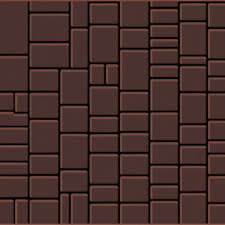
#> input picture platform.jfif, 225 x 225 px, given in place of pelmeshek.jpg, which was not available
$ python 'картинка змея.py'
#> lines starting #> are read from the running program, lines starting #| are printed output that depends on the picture; pictures that were not available may be replaced by others from this repository, and a replacement may not be noted
#1
import numpy as np
a = np.array([1, 2, 3, 4, 5])
print(a)
for i in a:
    print(i)
print(type(a))
print("второе состояние:", a*3)
print("общая сумма:", sum(a))
print("общая длинна:",len(a))
print("общая сумма *3:", sum(a)*3)
print("общая длинна *3:", len(a))

#2
a = int(input("Введите первое число: "))
#> the answer given: 3
b = int(input("Введите конечное число массива: "))
#> the answer given: 3
massiv = []
for i in range(a,b):
    vnesenie = (i)
    massiv.append(vnesenie)
print(massiv)

#3
i = np.matrix('1, 2, 8; 3, 4, 6; 5, 3, 1')
np.matrix([[1, 2, 8], [3, 4 ,6], [5, 3, 1]])
print(f'Матрица: \n{i}')
spisok = []
for row in i:
    spisok.append(row[0])
print("\nList: ", spisok)
print(i[1:3])
print(len(i))

#4
a = np.random.randint(1, 9, size=(2, 3))
print("Massiv First : ")
print(a)
b = np.random.randint(1, 9, size=(3, 2))
print("Massiv second : ")
print(b)
i = np.dot(a, b)
print("Произведения a and b: ", i)

#5
from PIL import Image
img = np.array(Image.open('pelmeshek.jpg'))
#> img is the input picture: shape (225, 225, 3); mean R, G, B 71.7, 47.2, 43.5
img_R = img.copy()
img_R[:, :, (1, 2)] = 0
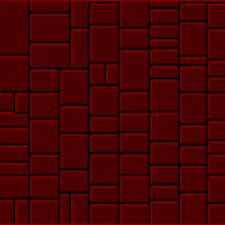
#> img_R: shape (225, 225, 3); mean R, G, B 71.7, 0, 0
img_B = img.copy()
img_B[:, :, (0, 1)] = 0
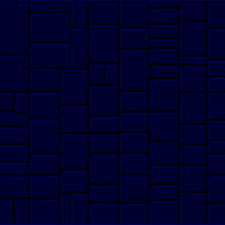
#> img_B: shape (225, 225, 3); mean R, G, B 0, 0, 43.5
img_1 = Image.fromarray(img_R)
img_3 = Image.fromarray(img_B)
result = Image.new("RGB", (img.shape[1]*2, img.shape[0]*3))
#> result: PIL image 450x675 RGB; every value is 0
result.paste(img_1, (img.shape[-1],img.shape[0]))
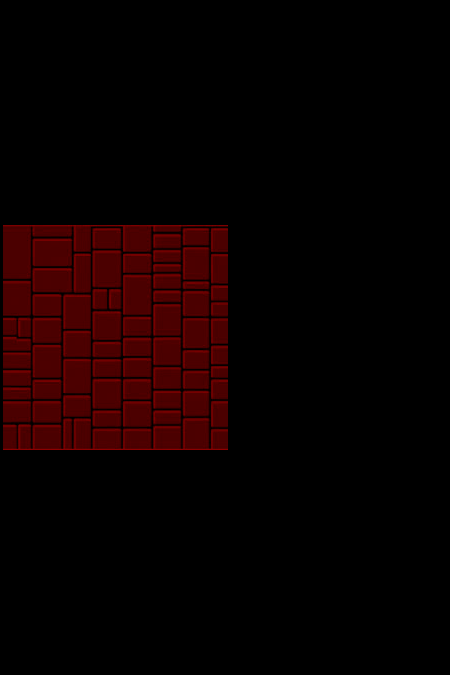
#> result: PIL image 450x675 RGB; mean R, G, B 12, 0, 0
result.paste(img_3, (img.shape[1],img.shape[0]))
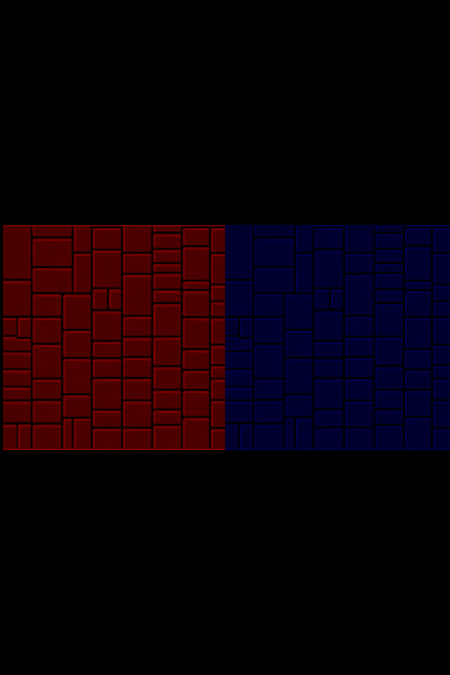
#> result: PIL image 450x675 RGB; mean R, G, B 11.8, 0, 7.2
result.save("result.png", format="PNG")
